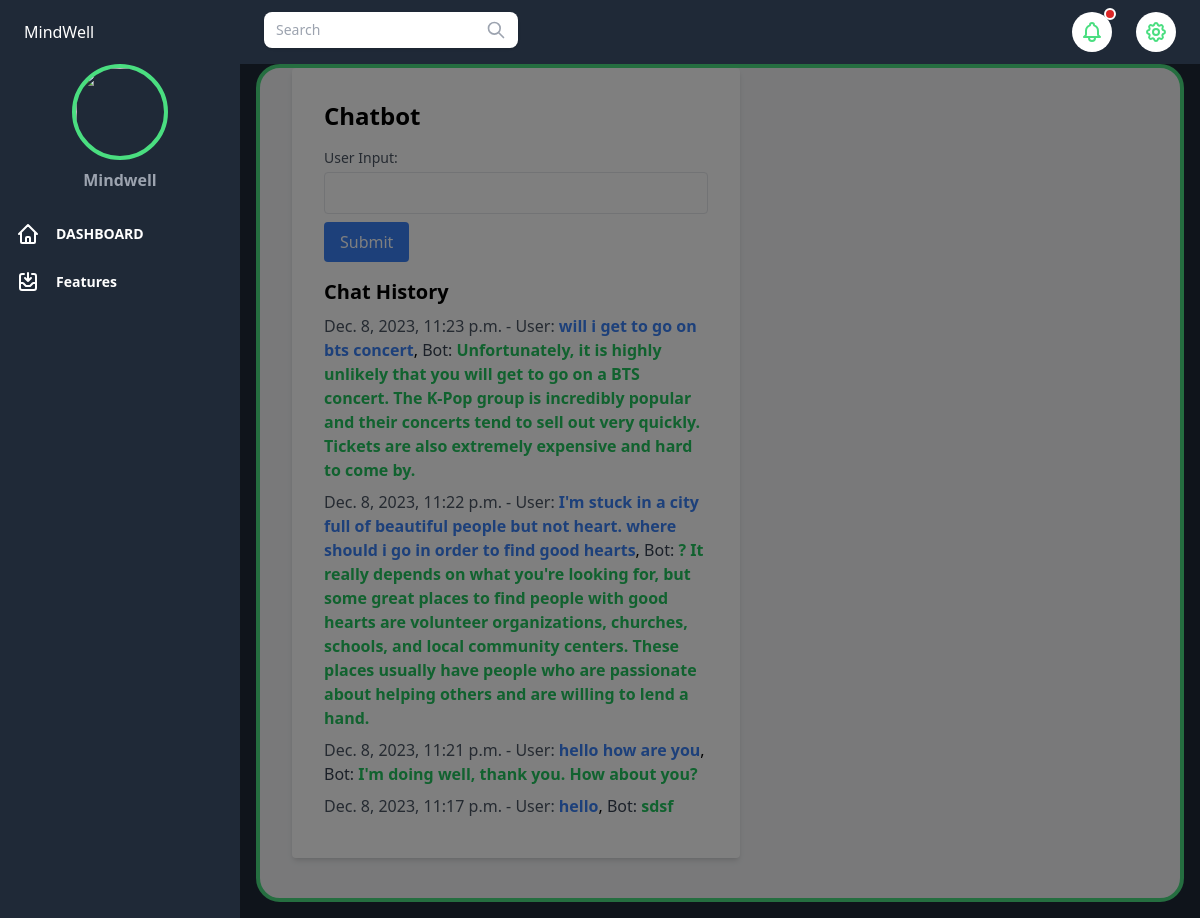
Before: /bot/ with the older database file.
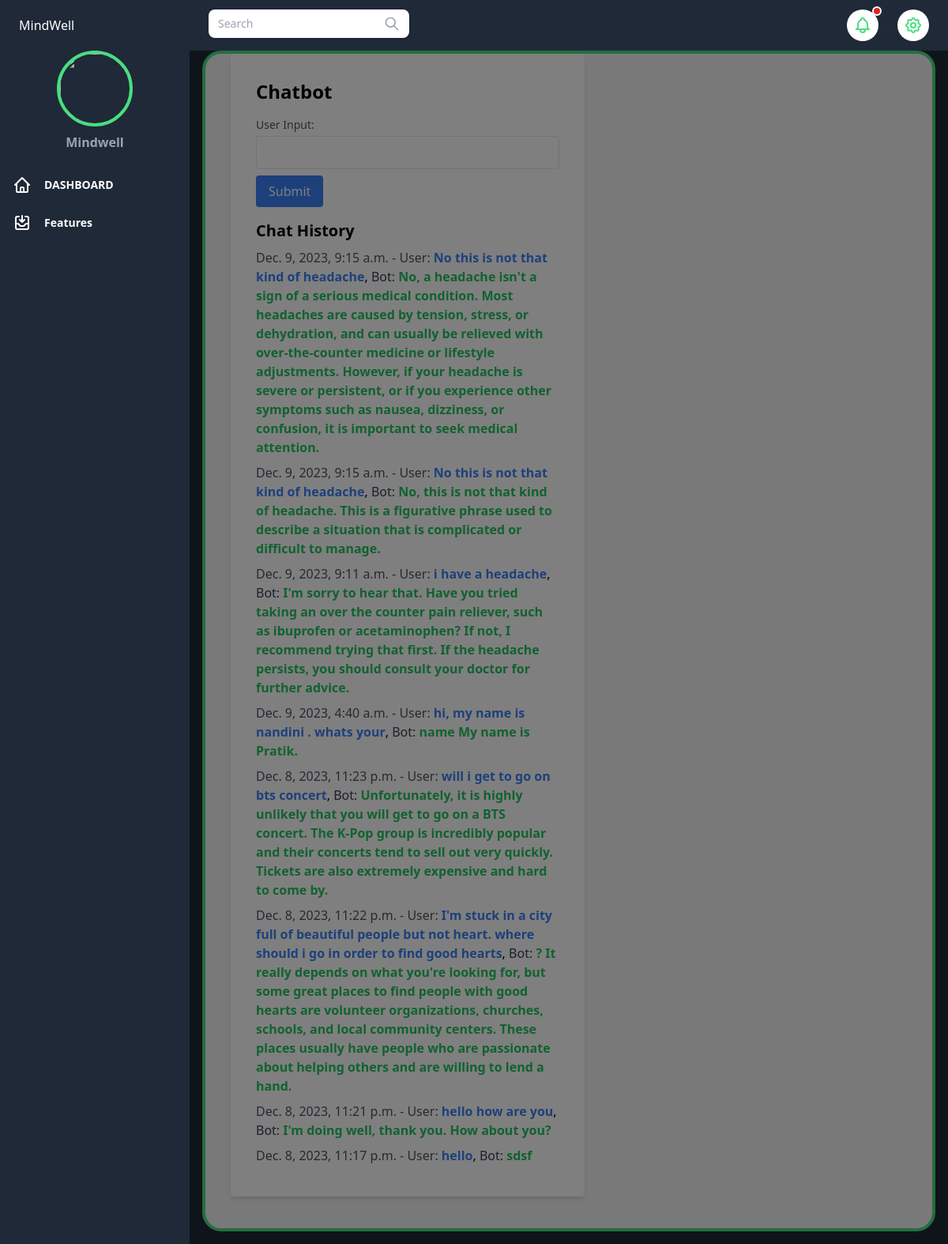
After: the same page with the newer database file.
### app/models.py (models this page shows)
class Chat(models.Model):
    user_input = models.TextField()
    response = models.TextField()
    timestamp = models.DateTimeField(auto_now_add=True)

### app/views.py (the view, shortened to what this page needs)
# urls.py: path("bot/", bot, name="bot"),
@csrf_exempt
def bot(request):
    chat_history = Chat.objects.all().order_by('-timestamp')
    return render(request, 'bot.html', {'chat_history': chat_history})

### templates/bot.html (shortened to what this page needs)
{% extends 'base.html' %}
{% block content %}
    <div class="max-w-md w-full bg-white p-8 rounded shadow-md">
        <h1 class="text-2xl font-bold mb-4">Chatbot</h1>
        <form method="post" action="{% url 'bot' %}" class="mb-4">
            <label for="user_input" class="block text-sm font-medium text-gray-600 mb-1">User Input:</label>
            <input type="text" name="user_input" id="user_input" class="w-full border p-2 rounded focus:outline-none focus:border-blue-500">
            <button type="submit" class="mt-2 px-4 py-2 bg-blue-500 text-white rounded hover:bg-blue-600 focus:outline-none focus:bg-blue-600">
                Submit
            </button>
        </form>
        {% if chat_history %}
            <div class="mt-4">
                <h2 class="text-xl font-bold mb-2">Chat History</h2>
                <ul>
                    {% for chat in chat_history %}
                        <li class="mb-2">
                            <span class="text-gray-600">{{ chat.timestamp }} - User:</span>
                            <span class="font-bold text-blue-500">{{ chat.user_input }}</span>,
                            <span class="text-gray-700">Bot:</span>
                            <span class="font-bold text-green-500">{{ chat.response }}</span>
                        </li>
                    {% endfor %}
                </ul>
            </div>
        {% endif %}
    </div>
{% endblock %}

### templates/base.html (shortened to what this page needs)
<!DOCTYPE html>
<html x-data="data()" lang="en">
<head>
    <script src="https://cdn.tailwindcss.com"></script>
</head>
<body>
    <div class="flex h-screen bg-gray-800 " :class="{ 'overflow-hidden': isSideMenuOpen }">
        <aside class="z-20 flex-shrink-0 hidden w-60 pl-2 overflow-y-auto bg-gray-800 md:block">
            <div>
                <div class="text-white">
                    <div class="flex p-2  bg-gray-800">
                        <div class="flex py-3 px-2 items-center">
                            MindWell</p>
                        </div>
                    </div>
                    <div class="flex justify-center">
                        <div class="">
                            <img class="hidden h-24 w-24 rounded-full sm:block object-cover mr-2 border-4 border-green-400"
                                src="https://media.istockphoto.com/id/1281036668/id/vektor/layanan-kesehatan-digital-kecerdasan-buatan-ai-dalam-ikon-jalur-kesehatan-stroke-yang-bisa.jpg?s=1024x1024&w=is&k=20&c=RWbl3PXPehR1bTO8CWIuAYiFY4o5-E72fUfItuIW4RA=" alt="">
                            <p class="font-bold text-base  text-gray-400 pt-2 text-center w-24">Mindwell</p>
                        </div>
                    </div>
                    <div>
                        <ul class="mt-6 leading-10">
                            <li class="relative px-2 py-1 ">
                                <a class="inline-flex items-center w-full text-sm font-semibold text-white transition-colors duration-150 cursor-pointer hover:text-green-500"
                                    href="/dashboard">
                                    <span class="ml-4">DASHBOARD</span>
                                </a>
                            </li>
                            <li class="relative px-2 py-1" x-data="{ Open : false  }">
                                <div class="inline-flex items-center justify-between w-full text-base font-semibold transition-colors duration-150 text-gray-500  hover:text-yellow-400 cursor-pointer"
                                    x-on:click="Open = !Open">
                                    <span
                                        class="inline-flex items-center  text-sm font-semibold text-white hover:text-green-400">
                                        <span class="ml-4">Features</span>
                                    </span>
                                </div>
                            </li>
                        </ul>
                    </div>
                </div>
            </div>
        </aside>
        <div x-show="isSideMenuOpen" x-transition:enter="transition ease-in-out duration-150"
            x-transition:enter-start="opacity-0" x-transition:enter-end="opacity-100"
            x-transition:leave="transition ease-in-out duration-150" x-transition:leave-start="opacity-100"
            x-transition:leave-end="opacity-0"
            class="fixed inset-0 z-10 flex items-end bg-black bg-opacity-50 sm:items-center sm:justify-center"></div>
        <div class="flex flex-col flex-1 w-full overflow-y-auto">
            <header class="z-40 py-4  bg-gray-800  ">
                <div class="flex items-center justify-between h-8 px-6 mx-auto">
                    <div class="flex justify-center  mt-2 mr-4">
                        <div class="relative flex w-full flex-wrap items-stretch mb-3">
                            <input type="search" placeholder="Search"
                                class="form-input px-3 py-2 placeholder-gray-400 text-gray-700 relative bg-white rounded-lg text-sm shadow outline-none focus:outline-none focus:shadow-outline w-full pr-10" />
                            <span
                                class="z-10 h-full leading-snug font-normal  text-center text-gray-400 absolute bg-transparent rounded text-base items-center justify-center w-8 right-0 pr-3 py-3">
                                <svg xmlns="http://www.w3.org/2000/svg" class="h-5 w-5 -mt-1" fill="none"
                                    viewBox="0 0 24 24" stroke="currentColor">
                                    <path stroke-linecap="round" stroke-linejoin="round" stroke-width="2"
                                        d="M21 21l-6-6m2-5a7 7 0 11-14 0 7 7 0 0114 0z" />
                                </svg>
                            </span>
                        </div>
                    </div>
                    <ul class="flex items-center flex-shrink-0 space-x-6">
                        <li class="relative">
                            <button
                                class="p-2 bg-white text-green-400 align-middle rounded-full hover:text-white hover:bg-green-400 focus:outline-none "
                                @click="toggleNotificationsMenu" @keydown.escape="closeNotificationsMenu"
                                aria-label="Notifications" aria-haspopup="true">
                                <div class="flex items-cemter">
                                </div>
                                <span aria-hidden="true"
                                    class="absolute top-0 right-0 inline-block w-3 h-3 transform translate-x-1 -translate-y-1 bg-red-600 border-2 border-white rounded-full dark:border-gray-800"></span>
                            </button>
                        </li>
                        <li class="relative">
                            <button
                                class="p-2 bg-white text-green-400 align-middle rounded-full hover:text-white hover:bg-green-400 focus:outline-none "
                                @click="toggleProfileMenu" @keydown.escape="closeProfileMenu" aria-label="Account"
                                aria-haspopup="true">
                                <div class="flex items-center">
                                </div>
                            </button>
                        </li>
                    </ul>
                </div>
            </header>
            <main class="">
                <div class="grid mb-4 pb-10 px-8 mx-4 rounded-3xl bg-gray-100 border-4 border-green-400">
                    {% block content %}{% endblock %}
                </div>
            </main>
        </div>
    </div>
</body>
</html>

Changed rows visible on the page:
added Chat: timestamp "Dec. 9, 2023, 9:15 a.m.", user_input "No this is not that kind of headache", response "No, a headache isn't a sign of a serious medical condition. Most headaches are caused by tension, stress, or dehydration, and can usually be relieved with over-the-counter medicine or lifestyle adjustments. However, if your headache is severe or persistent, or if you experience other symptoms such as nausea, dizziness, or confusion, it is important to seek medical attention."
added Chat: timestamp "Dec. 9, 2023, 9:15 a.m.", user_input "No this is not that kind of headache", response "No, this is not that kind of headache. This is a figurative phrase used to describe a situation that is complicated or difficult to manage."
added Chat: timestamp "Dec. 9, 2023, 9:11 a.m.", user_input "i have a headache", response "I'm sorry to hear that. Have you tried taking an over the counter pain reliever, such as ibuprofen or acetaminophen? If not, I recommend trying that first. If the headache persists, you should consult your doctor for further advice."
added Chat: timestamp "Dec. 9, 2023, 4:40 a.m.", user_input "hi, my name is nandini . whats your", response "name My name is Pratik."
